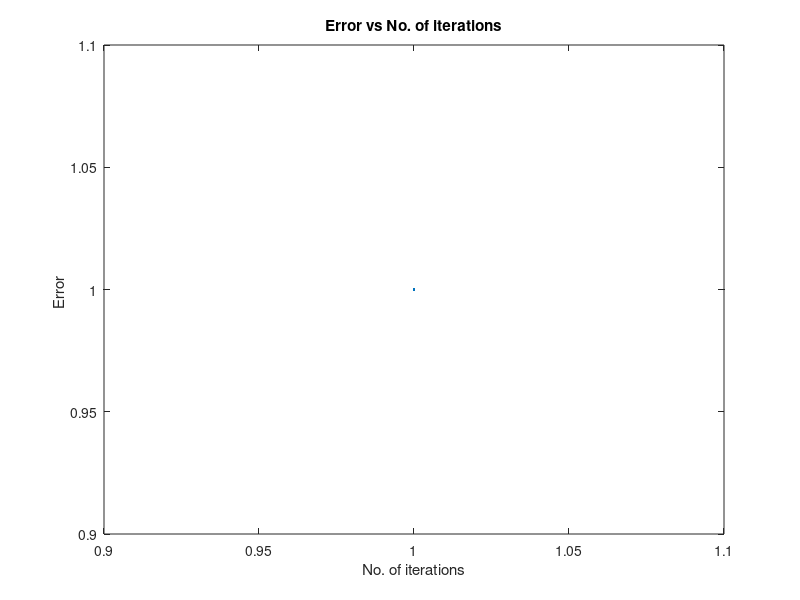

Write MATLAB code to recreate this figure.
%f=@(x)  2*x-log10(x)-7;
%g=@(x)  (7+log10(x))/2;
%h=@(x)  1/(2*x);
f=@(x)  (5/(x*x))-x+2;
g=@(x)  (5/(x*x))+2;
h=@(x)  -10/(x*x*x);
%f=@(x)  x*exp(x)-1;
%g=@(x)  1/(exp(x));
%h=@(x)  -1/(exp(x));
a=input("Enter initial approximation : ");  %a=x0
tol=input("Enter the tolerance value : ");
i=1;
err(1)=1;
while (abs(h(a))>=1)
    a=input("Enter initial approximation again : ");
end
while(err(i)>tol)
    if (abs(h(a))<1)
        b=abs(g(a)); %b=x1
        err(i+1)= abs(b-a);
        a=b;
        i=i+1;
    else
        a=input("Enter initial approximation again : ");
    end
end
fprintf("The value of root is %.3f \n",a);
j=1:i;
plot(j,err);
xlabel("No. of iterations");
ylabel("Error ");
title("Error vs No. of iterations");
        
        
    